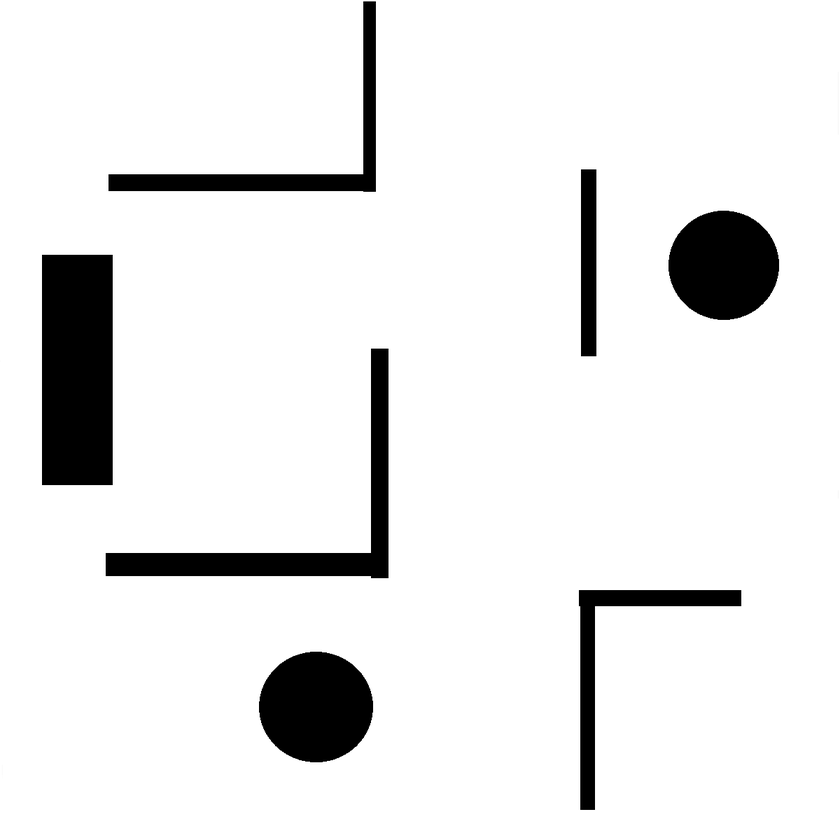
#> input picture Path-Planning/Binary_Map_1200px1200.png, 840 x 840 px, shrunk from 1200 x 1200 before the run, found by its file name
$ python test.py
#> lines starting #> are read from the running program, lines starting #| are printed output that depends on the picture
#Testing Program will be deleted
#Plotting trajectory between nodes


#Imports
import numpy as np
import random
import math
from matplotlib import pyplot as plt
from PIL import Image,ImageOps
import time


#Importing image
img = Image.open(r"C:\Users\large\OneDrive\Documents\Desktop\University-Rover\Path-Planning\Binary_Map_1200px1200.png")
#> img is the input picture: PIL image 840x840 RGBA; mean R, G, B, A 233, 233, 233, 255
#Converting image to greyscale
img = ImageOps.grayscale(img)
#> img: PIL image 840x840 L
matrix = np.asarray(img)


#Now generating 5 random points in image
random_points = np.array([[0,0]])
for i in range(4):
    x = random.randint(0,matrix.shape[0])
    y = random.randint(0,matrix.shape[1])
    random_points = np.append(random_points,np.asarray([[x,y]]),axis=0)
random_points = np.delete(random_points,0,0)


# [5 lines of commented-out code are left out]

def path_finder(node1,node2):
        #Finding the displacement vector from (x1,y1)
        dv = np.array([node2[0]-node1[0], node2[1]-node1[1]])

        #Finding which step vector has the highest dot product { [0,1],[1,1],[1,0],[1,-1],[0,-1],[-1,-1],[-1,0],[-1,0] }
        step = np.array([[0,1],[1,1],[1,0],[1,-1],[0,-1],[-1,-1],[-1,0],[-1,0]])
        dot = np.zeros(0)
        for i in range(8):
            dot = np.append(dot,[step[i,0]*dv[0] + step[i,1]*dv[1]])
        index = np.argmax(dot,axis=0)
        step_v1 = step[index]


        #Finding the largest displacement dx or dy
        dv_abs = np.array([abs(dv[0]),abs(dv[1])])
        maxd = np.max(dv_abs)
        #Finding the minimum displacement dx or dy
        mind = np.min(dv_abs)


        #Computing the partial path along displacement vector from n_node to r_node
        path = np.array( [ [node1[0],node1[1]] ] )
        for j in range(abs(mind)):
            path = np.append(path,np.asarray([[path[j,0]+step_v1[0],path[j,1]+step_v1[1]]]),axis=0)
        #Finding the remaining displacement to the random node
        dv2 = [node2[0] - path[mind,0], node2[1] - path[mind,1]]

        #Finding which step vector has the highest dot product {[0,1],[1,0],[0,-1],[-1,0]}
        step2 = np.array([[0,1],[1,0],[0,-1],[-1,0]])
        dot2 = np.zeros(0)
        for i in range(4):
            dot2 = np.append(dot2,[step2[i,0]*dv2[0]+step2[i,1]*dv2[1]])
        index = np.argmax(dot2)
        step_v2 = step2[index]

        #Computing the remaining displacement to the random node
        for i in range(abs(maxd)-abs(mind)):
            path = np.append(path,np.asarray([ [ path[mind+i,0]+step_v2[0], path[mind+i,1]+step_v2[1] ]]),axis=0)
        #Updating the path from random node too nearest node
        return path


#Function for returning trajectory of agent
def trajectory(path):
    #Going from node too node generating the trajectory
    trajectory = np.array([[0,0]])
    for i in range(path.shape[0]-1):
        #Using the path finder function to find trajectory of node i to i+1
        sub_path = path_finder( path[i] ,path[i+1] )
        #Appending subpath too trajectory
        trajectory = np.concatenate((trajectory,sub_path))
    #Removing the [0,0], returning trajectory
    trajectory = np.delete(trajectory,0,0)
    return trajectory

#Plotting the image
img_plot = plt.imshow(img,cmap='gray', vmin=0, vmax=255)

#Getting the trajectory of the points
t = trajectory(random_points)

#Plotting the trajectory
x = t[:,0]
y = t[:,1]
for i in range(x.size):
    plt.plot(x[i],y[i],'b.',markersize=5)
    plt.show()
#> this loop made 1452 passes
#> pass 1, `plt.show()`:
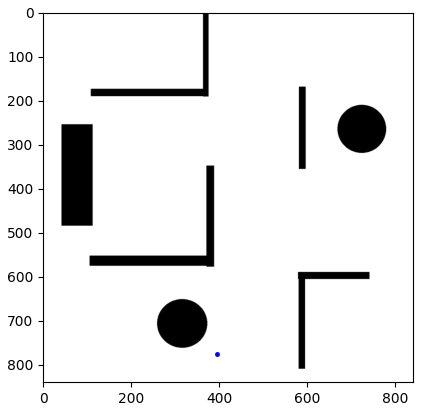
#> figure drawn by matplotlib, 1 panel
#> pass 2, `plt.show()`:
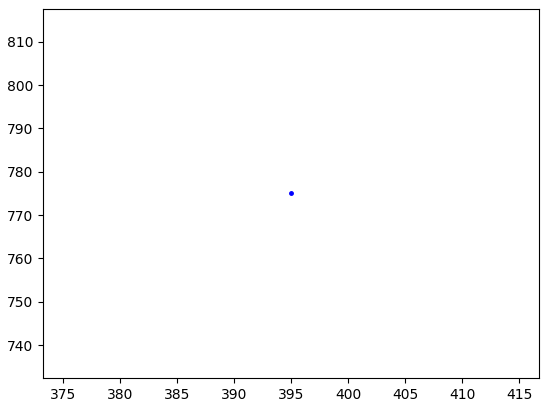
#> figure drawn by matplotlib, 1 panel


#Plotting the 5 random points as red squares
x = random_points[:,0]
#> x = [394, 430, 265, 497]
y = random_points[:,1]
#> y = [776, 41, 523, 414]

plt.plot(x,y,'rs',markersize = 10)
plt.show()
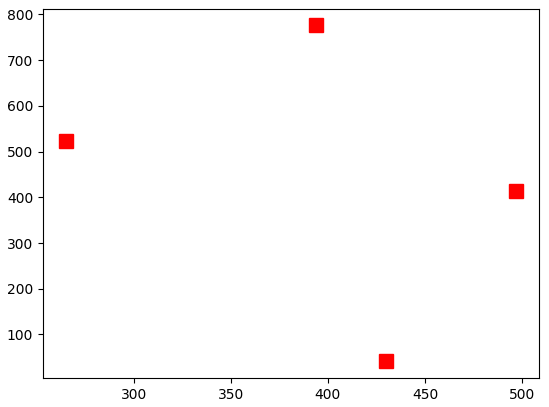
#> figure drawn by matplotlib, 1 panel
